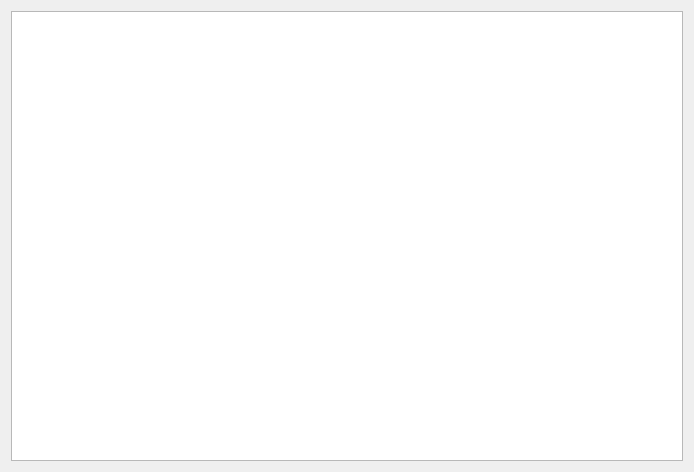
<?xml version="1.0" encoding="UTF-8"?>
<ui version="4.0">
 <class>Mappings</class>
 <widget class="QDialog" name="Mappings">
  <property name="geometry">
   <rect>
    <x>0</x>
    <y>0</y>
    <width>694</width>
    <height>472</height>
   </rect>
  </property>
  <property name="windowTitle">
   <string>Dialog</string>
  </property>
  <layout class="QGridLayout" name="gridLayout">
   <item row="0" column="0">
    <widget class="QGraphicsView" name="graphicsView"/>
   </item>
  </layout>
 </widget>
 <resources/>
 <connections/>
</ui>
